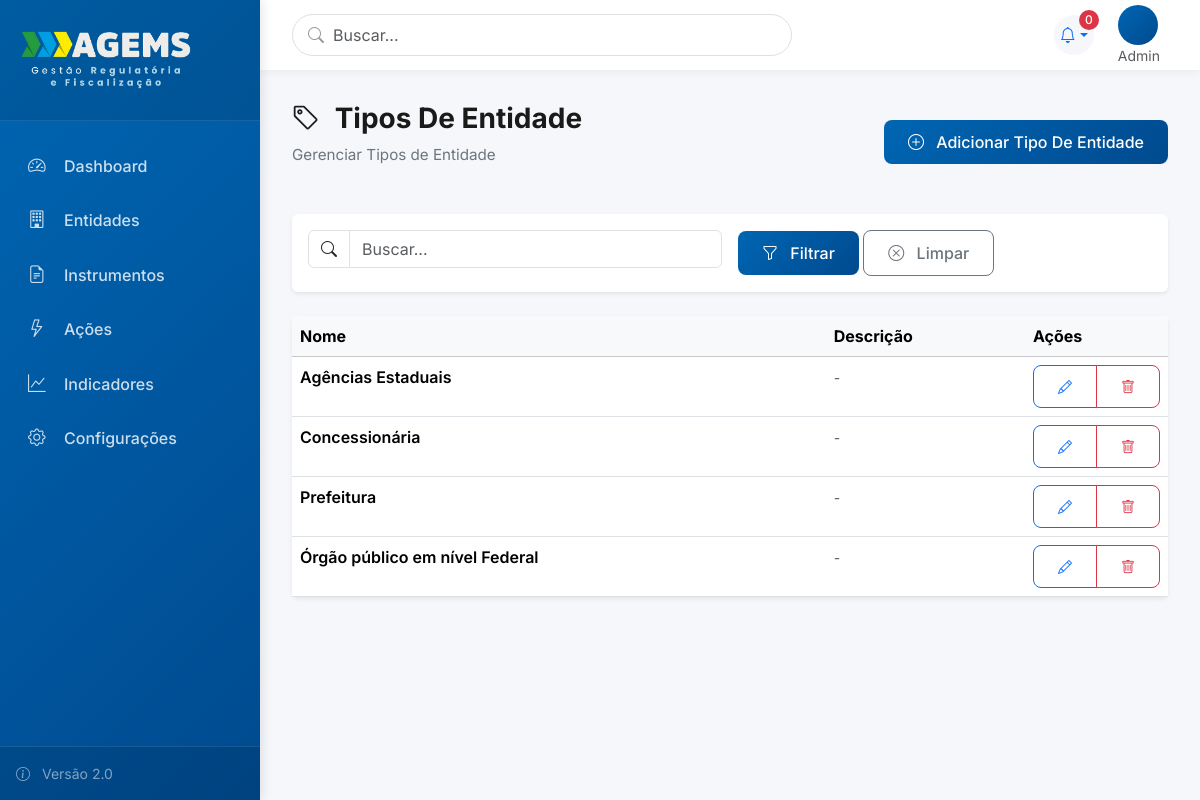
The page /tipos-entidade/ (signed in) on the database as committed earlier.
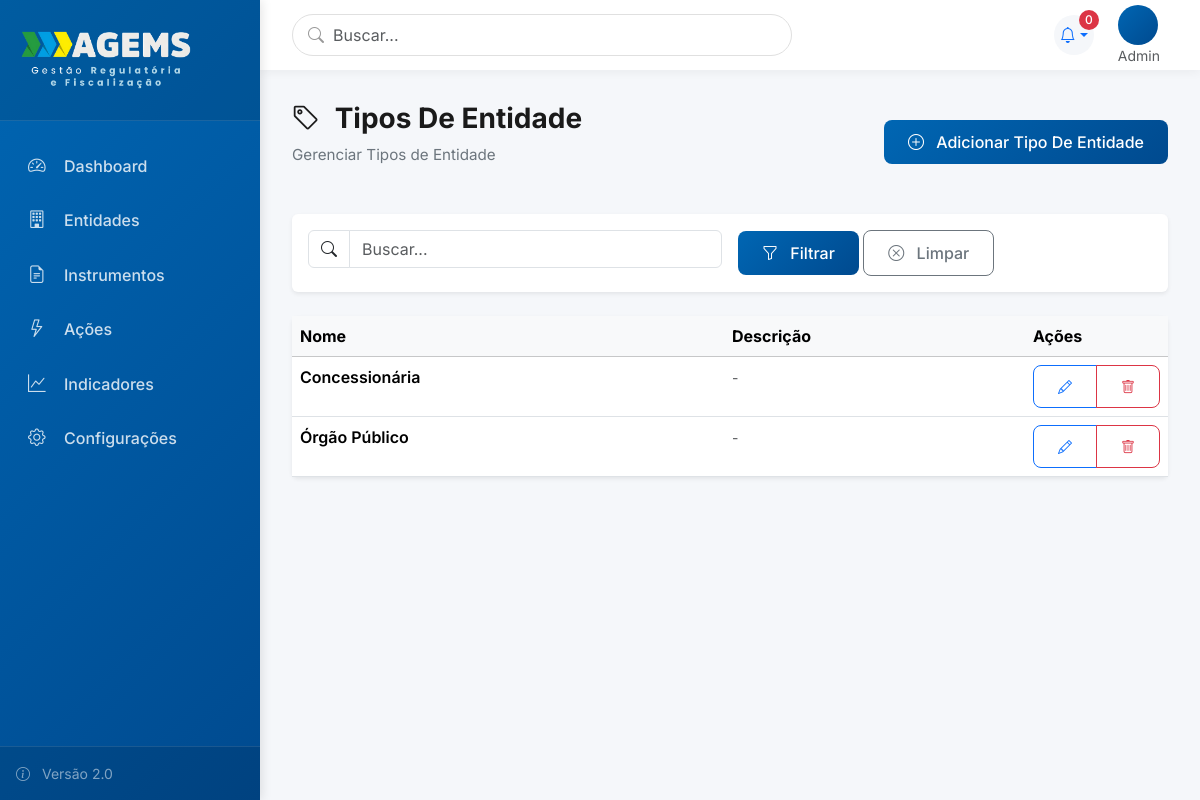
The same page on the database as committed later.
### core/models.py (models this page shows, shortened)
class TipoEntidade(models.Model):
    nome = models.CharField('Nome do Tipo', max_length=100, unique=True)
    descricao = models.TextField('Descrição', blank=True)
    ativo = models.BooleanField('Ativo', default=True)
    class Meta:
        verbose_name = 'Tipo de Entidade'
        verbose_name_plural = 'Tipos de Entidade'
        ordering = ['nome']

### core/core_views.py (the view)
# urls.py: path('tipos-entidade/', TipoEntidadeListView.as_view(), name='tipoentidade_list'),
class TipoEntidadeListView(ModernListView):
    model = TipoEntidade
    template_name = 'core/tipoentidade_list.html'
    icon = "bi bi-tag"
    create_url = 'tipoentidade_create'

### core/views.py (called while the page is built)
    def get_context_data(self, **kwargs):
        context = super().get_context_data(**kwargs)
        context['title'] = getattr(self, 'title', self.model._meta.verbose_name_plural.title())
        context['subtitle'] = getattr(self, 'subtitle', f'Gerenciar {self.model._meta.verbose_name_plural}')
        context['icon'] = getattr(self, 'icon', 'bi bi-list')
        context['singular_name'] = self.model._meta.verbose_name.title()
        context['create_url'] = getattr(self, 'create_url', f'{self.model._meta.model_name}_create')
        return context

    def get_queryset(self):
        queryset = self.model.objects.all()
        search = self.request.GET.get('q')
        if search and hasattr(self, 'search_fields'):
            from django.db.models import Q
            query = Q()
            for field in self.search_fields:
                query |= Q(**{f'{field}__icontains': search})
            queryset = queryset.filter(query)
        return queryset

### templates/core/tipoentidade_list.html
{% extends 'components/list_view.html' %}
{% block table_headers %}
<th>Nome</th>
<th>Descrição</th>
{% endblock %}
{% block table_rows %}
{% for item in object_list %}
<tr>
    <td>
        <div class="fw-semibold">{{ item.nome }}</div>
    </td>
    <td>
        {% if item.descricao %}
        <small class="text-muted">{{ item.descricao|truncatewords:15 }}</small>
        {% else %}
        <small class="text-muted">-</small>
        {% endif %}
    </td>
    <td>
        <div class="btn-group btn-group-sm">
            <a href="{% url 'tipoentidade_edit' item.pk %}" class="btn btn-outline-primary" title="Editar">
                <i class="bi bi-pencil"></i>
            </a>
            <a href="{% url 'tipoentidade_delete' item.pk %}" class="btn btn-outline-danger" title="Excluir">
                <i class="bi bi-trash"></i>
            </a>
        </div>
    </td>
</tr>
{% endfor %}
{% endblock %}

Rows that differ between the two databases and show on the page:
removed TipoEntidade: nome "Agências Estaduais"
removed TipoEntidade: nome "Prefeitura"
changed TipoEntidade: nome "Órgão público em nível Federal" → "Órgão Público"
